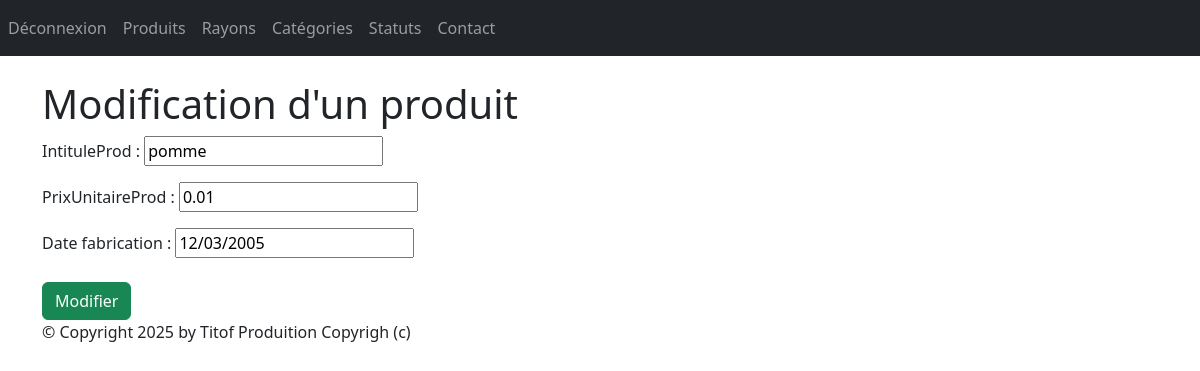
Page /monApp/produit/7/update/ (signed in) on the committed database.
### monApp/models.py (models this page shows, shortened)
class Produit(models.Model):
    refProd = models.AutoField(primary_key=True)
    intituleProd = models.CharField(max_length=200)
    prixUnitaireProd = models.DecimalField(max_digits=10, decimal_places=2)
    categorie = models.ForeignKey(
        Categorie,
        on_delete=models.CASCADE,
        related_name="produits",
        null=True,
        blank=True
    )
    date_fabrication = models.DateField(null=True, blank=True)
    statut = models.ForeignKey(
        Statut,
        on_delete=models.CASCADE,
        null=True,
        blank=True,
        related_name="produits"
    )

### monApp/views.py (the view)
# urls.py: path("produit/<pk>/update/",ProduitUpdate, name="prdt-chng"),
@login_required
def ProduitUpdate(request, pk):
    prdt = Produit.objects.get(refProd=pk)
    if request.method == 'POST':
        form = ProduitForm(request.POST, instance=prdt)
        if form.is_valid():
            form.save()
            return redirect('dtl_prdt', prdt.refProd)
    else:
        form = ProduitForm(instance=prdt)
    return render(request,'monApp/update_produit.html', {'form': form})

### monApp/forms.py
class ProduitForm(forms.ModelForm):
	class Meta:
		model = Produit
		fields = '__all__'
		exclude = ('categorie', 'statut')

### monApp/templates/monApp/update_produit.html (shortened to what this page needs)
{% extends 'monApp/base.html' %}
{% block contenu %}
<h1> Modification d'un produit </h1>
<form action="" method="post" >
{{ form.as_p }}
<button type="submit" class="btn btn-success mt-2">Modifier</button>
</form>
{% endblock %}

### monApp/static/styles.css (style rules this page uses)
h1 { color: red }

### rows in the picture
Produit: intituleProd "pomme", prixUnitaireProd "0.01", date_fabrication "12/03/2005"
